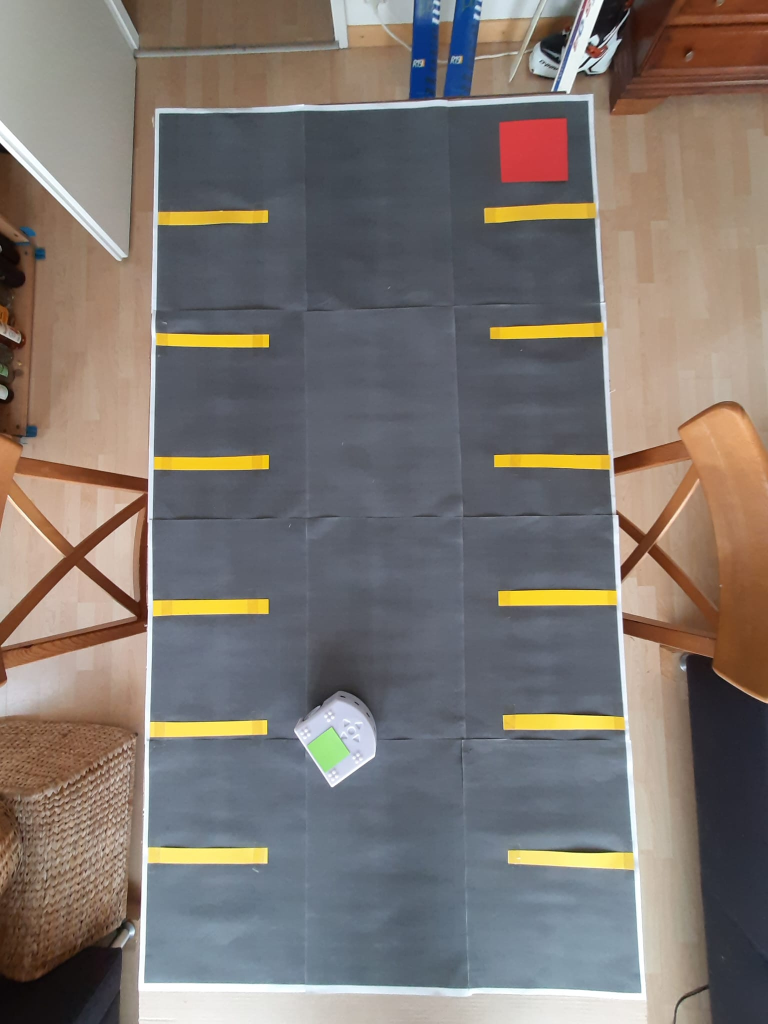
#> input picture image_processing/test.jpeg, 1536 x 2048 px (shown at 1/2 size)
$ jupyter execute --allow-errors thymio_image_processing.ipynb
#> lines starting #> are read from the running program, lines starting #| are printed output that depends on the picture; after the words box and inside, x2 and y2 are one past the last pixel; in counts of white or black regions, pixels touching at a corner belong together
[cell 1]
import cv2
import numpy as np
import matplotlib.pyplot as plt

img = cv2.imread('test.jpeg', cv2.IMREAD_COLOR)
#> img is the input picture: shape (2048, 1536, 3); mean B, G, R 112, 117.1, 124.8
#img = cv2.imread('./test_images/WIN_20221122_20_34_38_Pro.jpg', cv2.IMREAD_COLOR)
img = cv2.cvtColor(img, cv2.COLOR_BGR2RGB)
#img = cv2.cvtColor(img, cv2.COLOR_RGB2HSV)
plt.imshow(img)
plt.show()

[cell 2]
scale_percent = 20

width = int(img.shape[1] * scale_percent / 100)
#> width = 307
height = int(img.shape[0] * scale_percent / 100)
#> height = 409
dsize = (width, height)
#> dsize = (307, 409)
output = cv2.resize(img, dsize)
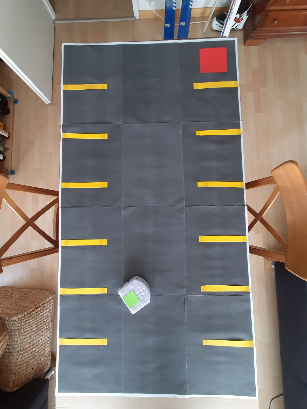
#> output: shape (409, 307, 3); mean R, G, B 124.7, 117, 111.9
plt.imshow(output)
plt.show()

[cell 3]
x0 = 180
lower_thld = np.array([0, 0, 0])
upper_thld = np.array([x0, x0, x0])

mask = cv2.inRange(output, lower_thld, upper_thld)
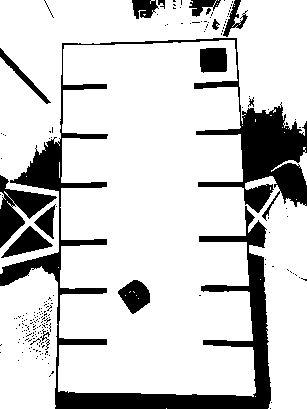
#> mask: shape (409, 307); 81.4% white; 194 black regions (179 under 20 px), largest, box (x1, y1, x2, y2) and area: (0, 38, 307, 409) 17546, (0, 175, 57, 248) 1559, (1, 226, 53, 258) 707
kernel = np.ones((5, 5), np.uint8)
mask = cv2.erode(mask, kernel)
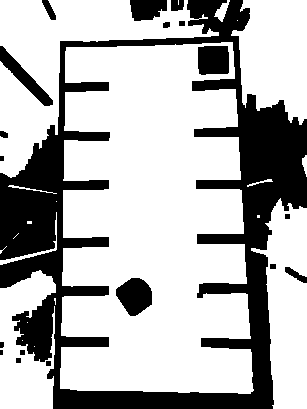
#> mask: shape (409, 307); 70.5% white; 19 black regions (1 under 20 px)
plt.imshow(mask, cmap='gray')
plt.show()

[cell 4]
test = output.copy()
test2 = output.copy()
contours, hierarchy = cv2.findContours(mask, cv2.RETR_TREE, cv2.CHAIN_APPROX_SIMPLE)
#> contours = 30 contours, 11 with area under 20; largest, box (x1, y1, x2, y2) and area: (60, 42, 254, 394) 56050, (0, 0, 219, 178) 12367, (251, 198, 307, 409) 7209, (231, 0, 307, 125) 6864, (0, 270, 56, 409) 4922
cnt = max(contours, key = cv2.contourArea)
#> cnt = contour of 220 points, box (x1, y1, x2, y2) (60, 42, 254, 394), area 56050

x,y,w,h = cv2.boundingRect(cnt)
#> x = 60; y = 42; w = 194; h = 352
cv2.rectangle(test,(x,y),(x+w,y+h),(0,255,0),2)
test = cv2.drawContours(test, [cnt], -1, (0, 0, 255), 3)
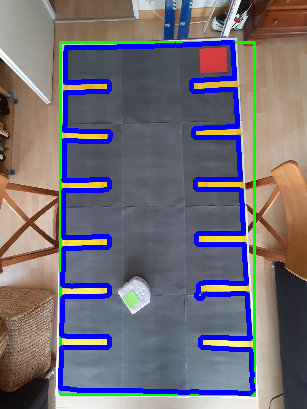
#> test: shape (409, 307, 3); mean R, G, B 112.7, 109.7, 120.5
plt.imshow(test)
plt.show()

[cell 5]
def order_points(pts):
    '''Rearrange coordinates to order:
      top-left, top-right, bottom-right, bottom-left'''
    rect = np.zeros((4, 2), dtype='float32')
    pts = np.array(pts)
#> pts has the same summary as cnt outside order_points
    # Make sure contours array is 2d
    pts = np.squeeze(pts)
#> pts = 220 pairs, first value 60 to 253, second value 42 to 393
    s = pts.sum(axis=1)
#> s = 220 values, max 643 at index 105, min 113 at index 13, mean 394.1
    # Top-left point will have the smallest sum.
    rect[0] = pts[np.argmin(s)]
    # Bottom-right point will have the largest sum.
    rect[2] = pts[np.argmax(s)]

    diff = np.diff(pts, axis=1)
#> diff = 220 values, max 328 at index 90, min -190 at index 219, mean 58.42
    # Top-right point will have the smallest difference.
    rect[1] = pts[np.argmin(diff)]
    # Bottom-left will have the largest difference.
    rect[3] = pts[np.argmax(diff)]
    # return the ordered coordinates
    return rect.astype('int').tolist()

corners = order_points(cnt)
#> corners = [[66, 47], [232, 42], [250, 393], [60, 388]]

[cell 6]
def find_dest(pts):
    (tl, tr, br, bl) = pts
#> tl = [66, 47]; tr = [232, 42]; br = [250, 393]; bl = [60, 388]
    # Finding the maximum width.
    widthA = np.sqrt(((br[0] - bl[0]) ** 2) + ((br[1] - bl[1]) ** 2))
#> widthA = 190.1
    widthB = np.sqrt(((tr[0] - tl[0]) ** 2) + ((tr[1] - tl[1]) ** 2))
#> widthB = 166.1
    maxWidth = max(int(widthA), int(widthB))
#> maxWidth = 190

    # Finding the maximum height.
    heightA = np.sqrt(((tr[0] - br[0]) ** 2) + ((tr[1] - br[1]) ** 2))
#> heightA = 351.5
    heightB = np.sqrt(((tl[0] - bl[0]) ** 2) + ((tl[1] - bl[1]) ** 2))
#> heightB = 341.1
    maxHeight = max(int(heightA), int(heightB))
#> maxHeight = 351
    # Final destination co-ordinates.
    destination_corners = [[0, 0], [maxWidth, 0], [maxWidth, maxHeight], [0, maxHeight]]
#> destination_corners = [[0, 0], [190, 0], [190, 351], [0, 351]]

    return order_points(destination_corners)

destination_corners = find_dest(corners)
#> destination_corners = [[0, 0], [190, 0], [190, 351], [0, 351]]

[cell 7]
h, w = test2.shape[:2]
#> h = 409; w = 307
# Getting the homography.
M = cv2.getPerspectiveTransform(np.float32(corners), np.float32(destination_corners))
#> M = [[1.21, 0.0214, -81.18], [0.0365, 1.21, -59.44], [0.000184, 0.000431, 1]]
# Perspective transform using homography.
final = cv2.warpPerspective(test2, M, (destination_corners[2][0], destination_corners[2][1]), flags=cv2.INTER_LINEAR)
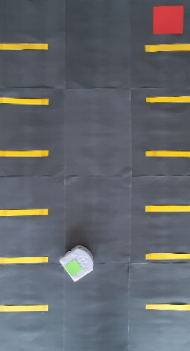
#> final: shape (351, 190, 3); mean R, G, B 100.8, 103.9, 107.2
plt.imshow(final)
plt.show()

[cell 8]
seg = final.copy()
seg = cv2.cvtColor(seg, cv2.COLOR_RGB2HSV)
#> seg: shape (351, 190, 3); mean H, S, V 104.7, 49.8, 117.5
plt.imshow(seg)
plt.show()

[cell 9]
lower_yellow = np.array([22, 93, 0])
upper_yellow = np.array([45, 255, 255])

#> (the rest of this cell did not finish here and is left out)

[cell 10]
lower_red = np.array([155,25,0])
upper_red = np.array([179,255,255])

mask_red = cv2.inRange(seg, lower_red, upper_red)
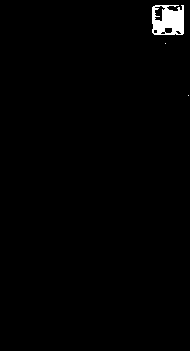
#> mask_red: shape (351, 190); 1.1% white; 3 white regions (2 under 20 px), largest, box (x1, y1, x2, y2) and area: (152, 5, 184, 35) 750
kernel = np.ones((7, 7), np.uint8)
mask_red2 = cv2.dilate(mask_red, kernel)
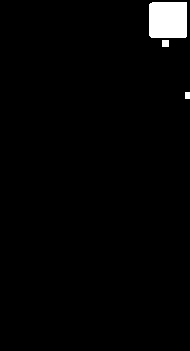
#> mask_red2: shape (351, 190); 2.2% white; 3 white regions, box (x1, y1, x2, y2) and area: (149, 2, 187, 38) 1360, (162, 40, 169, 47) 49, (185, 92, 190, 99) 35
mask_red2 = cv2.erode(mask_red2, kernel)
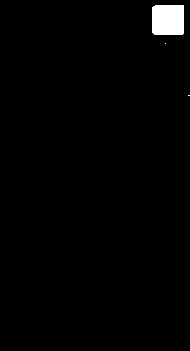
#> mask_red2: shape (351, 190); 1.4% white; 3 white regions (2 under 20 px), largest, box (x1, y1, x2, y2) and area: (152, 5, 184, 35) 952
fig, (ax1, ax2) = plt.subplots(1, 2)
ax1.imshow(mask_red, cmap='gray')
ax1.set_title('Before morphology')
ax2.imshow(mask_red2, cmap='gray')
ax2.set_title('After morphology')
plt.show()

[cell 11]
lower_green = np.array([36, 25, 25])
upper_green = np.array([70, 255,255])

mask_green = cv2.inRange(seg, lower_green, upper_green)
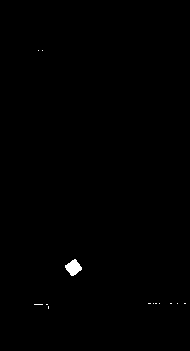
#> mask_green: shape (351, 190); 0.3% white; 13 white regions (12 under 20 px), largest, box (x1, y1, x2, y2) and area: (65, 259, 82, 276) 175
kernel = np.ones((3, 3), np.uint8)
mask_green2 = cv2.erode(mask_green, kernel)
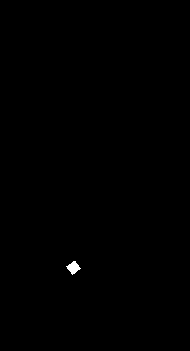
#> mask_green2: shape (351, 190); 0.17% white; 1 white region, box (x1, y1, x2, y2) and area: (66, 261, 81, 275) 111
mask_green2 = cv2.dilate(mask_green2, kernel)
#> mask_green2: shape (351, 190); 0.26% white; 1 white region, box (x1, y1, x2, y2) and area: (65, 260, 82, 276) 173
fig, (ax1, ax2) = plt.subplots(1, 2)
ax1.imshow(mask_green, cmap='gray')
ax1.set_title('Before morphology')
ax2.imshow(mask_green2, cmap='gray')
ax2.set_title('After morphology')
plt.show()

$ run again, with WIN_20221122_20_34_38_Pro.jpg copied over image_processing/test.jpeg
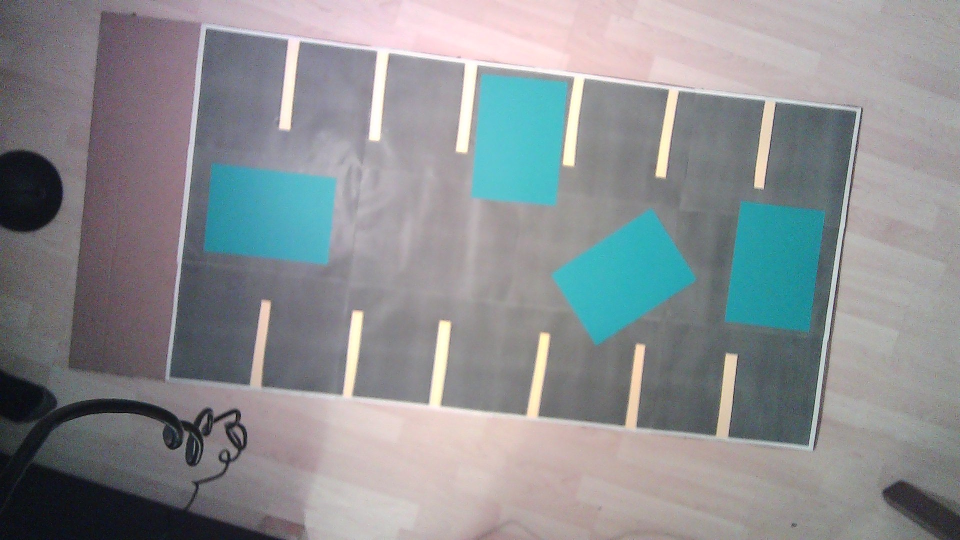
#> input picture WIN_20221122_20_34_38_Pro.jpg, 1920 x 1080 px (shown at 1/2 size)
#> img is the input picture: shape (1080, 1920, 3); mean B, G, R 145, 141.9, 138.4
#> `mask = cv2.erode(mask, kernel)`:
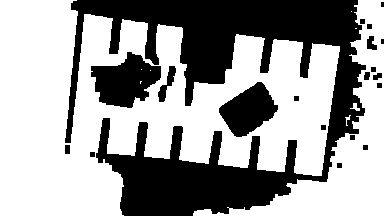
#> mask: shape (216, 384); 61.9% white; 20 black regions (2 under 20 px)
#> contours = 26 contours, 6 with area under 20; largest, box (x1, y1, x2, y2) and area: (0, 0, 340, 216) 45211, (193, 0, 384, 216) 9582, (90, 51, 162, 109) 2558, (218, 81, 279, 138) 1992, (157, 65, 177, 103) 290
#> cnt = contour of 499 points, box (x1, y1, x2, y2) (0, 0, 340, 216), area 45211
#> `x,y,w,h = cv2.boundingRect(cnt)`: x = 0; w = 340; h = 216
#> in order_points, `pts = np.array(pts)`: pts has the same summary as cnt outside order_points
#> in order_points, `pts = np.squeeze(pts)`: pts = 499 pairs, first value 0 to 339, second value 0 to 215
#> s = 499 values, max 496 at index 202, min 0 at index 0, mean 285.6
#> diff = 499 values, max 215 at index 1, min -293 at index 239, mean -86.53
#> corners = [[0, 0], [339, 46], [321, 175], [0, 215]]
#> tl = [0, 0]; tr = [339, 46]; br = [321, 175]; bl = [0, 215]
#> widthA = 323.5
#> widthB = 342.1
#> maxWidth = 342
#> heightA = 130.2
#> heightB = 215
#> in find_dest, `destination_corners = [[0, 0], [maxWidth, 0], [maxWidth, maxHeight], [..`: destination_corners = [[0, 0], [342, 0], [342, 215], [0, 215]]
#> M = [[0.595, 0, 0], [-0.124, 0.913, 0], [-0.00116, -0.000404, 1]]
#> seg: shape (215, 342, 3); mean H, S, V 95.3, 46.8, 144.1
#> mask_red: shape (215, 342); 5.5% white; 149 white regions (146 under 20 px), largest, box (x1, y1, x2, y2) and area: (19, 0, 53, 151) 3229, (67, 161, 98, 201) 500, (64, 158, 69, 166) 23
#> `mask_red2 = cv2.erode(mask_red2, kernel)`:
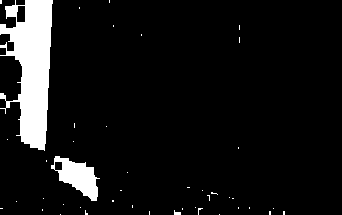
#> mask_red2: shape (215, 342); 8.2% white; 44 white regions (41 under 20 px), largest, box (x1, y1, x2, y2) and area: (0, 0, 53, 151) 4825, (51, 156, 100, 201) 1070, (174, 210, 181, 215) 23
#> mask_green: shape (215, 342); 0.06% white in thin lines or dots, all inside (x1, y1, x2, y2) = (0, 30, 288, 204)
#> mask_green2: shape (215, 342); every value is 0
